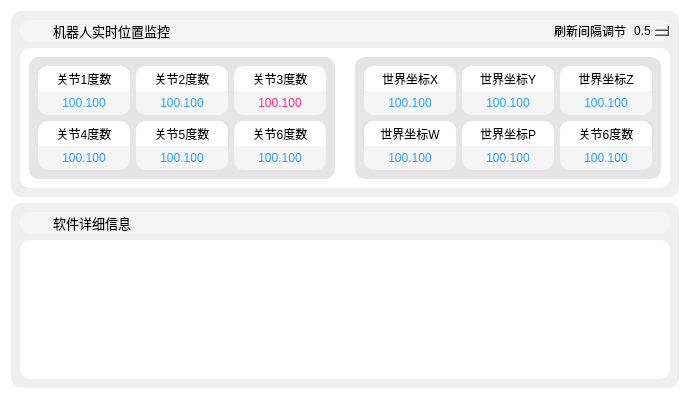
<?xml version="1.0" encoding="UTF-8"?>
<ui version="4.0">
 <class>Form</class>
 <widget class="QWidget" name="Form">
  <property name="geometry">
   <rect>
    <x>0</x>
    <y>0</y>
    <width>690</width>
    <height>399</height>
   </rect>
  </property>
  <property name="windowTitle">
   <string>Form</string>
  </property>
  <property name="styleSheet">
   <string notr="true">border-bottom-right-radius:10px;
border-top-right-radius:10px;
border-top-left-radius:10px;
border-bottom-left-radius:10px;
background-color: rgb(255, 255, 255);</string>
  </property>
  <layout class="QVBoxLayout" name="verticalLayout_16">
   <item>
    <widget class="QGroupBox" name="groupBox">
     <property name="styleSheet">
      <string notr="true">#groupBox{
background-color: rgb(239, 239, 239);
border-bottom-right-radius:10px;
border-top-right-radius:10px;
border-top-left-radius:10px;
border-bottom-left-radius:10px;
}</string>
     </property>
     <property name="title">
      <string/>
     </property>
     <layout class="QGridLayout" name="gridLayout">
      <item row="0" column="0">
       <widget class="QGroupBox" name="groupBox_8">
        <property name="styleSheet">
         <string notr="true">background-color: rgb(245, 245, 245);
border-bottom-right-radius:10px;
border-top-right-radius:10px;
border-top-left-radius:10px;
border-bottom-left-radius:10px;</string>
        </property>
        <property name="title">
         <string/>
        </property>
        <layout class="QGridLayout" name="gridLayout_2">
         <property name="leftMargin">
          <number>5</number>
         </property>
         <property name="topMargin">
          <number>0</number>
         </property>
         <property name="rightMargin">
          <number>0</number>
         </property>
         <property name="bottomMargin">
          <number>0</number>
         </property>
         <item row="1" column="0">
          <widget class="QLabel" name="label_29">
           <property name="minimumSize">
            <size>
             <width>22</width>
             <height>22</height>
            </size>
           </property>
           <property name="maximumSize">
            <size>
             <width>22</width>
             <height>22</height>
            </size>
           </property>
           <property name="text">
            <string/>
           </property>
           <property name="pixmap">
            <pixmap resource="img.qrc">:/vx/img/菜单管理.png</pixmap>
           </property>
           <property name="scaledContents">
            <bool>true</bool>
           </property>
          </widget>
         </item>
         <item row="1" column="1">
          <widget class="QLabel" name="label_30">
           <property name="font">
            <font>
             <family>黑体</family>
             <pointsize>10</pointsize>
            </font>
           </property>
           <property name="text">
            <string>机器人实时位置监控</string>
           </property>
          </widget>
         </item>
         <item row="1" column="4">
          <widget class="QDoubleSpinBox" name="doubleSpinBox">
           <property name="decimals">
            <number>1</number>
           </property>
           <property name="minimum">
            <double>0.500000000000000</double>
           </property>
           <property name="maximum">
            <double>2.000000000000000</double>
           </property>
           <property name="singleStep">
            <double>0.500000000000000</double>
           </property>
          </widget>
         </item>
         <item row="1" column="2">
          <spacer name="horizontalSpacer">
           <property name="orientation">
            <enum>Qt::Horizontal</enum>
           </property>
           <property name="sizeHint" stdset="0">
            <size>
             <width>40</width>
             <height>20</height>
            </size>
           </property>
          </spacer>
         </item>
         <item row="1" column="3">
          <widget class="QLabel" name="label_25">
           <property name="text">
            <string>刷新间隔调节</string>
           </property>
          </widget>
         </item>
        </layout>
       </widget>
      </item>
      <item row="1" column="0">
       <widget class="QGroupBox" name="groupBox_5">
        <property name="title">
         <string/>
        </property>
        <layout class="QHBoxLayout" name="horizontalLayout_5">
         <property name="spacing">
          <number>20</number>
         </property>
         <item>
          <widget class="QGroupBox" name="groupBox_3">
           <property name="styleSheet">
            <string notr="true">#groupBox_3{
	background-color: rgb(229, 229, 229);
}</string>
           </property>
           <property name="title">
            <string/>
           </property>
           <layout class="QVBoxLayout" name="verticalLayout_8">
            <item>
             <layout class="QHBoxLayout" name="horizontalLayout">
              <item>
               <layout class="QVBoxLayout" name="verticalLayout_2">
                <property name="spacing">
                 <number>0</number>
                </property>
                <item>
                 <widget class="QLabel" name="label">
                  <property name="minimumSize">
                   <size>
                    <width>90</width>
                    <height>25</height>
                   </size>
                  </property>
                  <property name="font">
                   <font>
                    <pointsize>9</pointsize>
                   </font>
                  </property>
                  <property name="styleSheet">
                   <string notr="true">background-color: rgb(255, 255, 255);
border-top-right-radius:10px;
border-top-left-radius:10px;
border-bottom-right-radius:0px;
border-bottom-left-radius:0px;</string>
                  </property>
                  <property name="text">
                   <string>关节1度数</string>
                  </property>
                  <property name="textFormat">
                   <enum>Qt::MarkdownText</enum>
                  </property>
                  <property name="alignment">
                   <set>Qt::AlignCenter</set>
                  </property>
                 </widget>
                </item>
                <item>
                 <widget class="QLabel" name="label_2">
                  <property name="minimumSize">
                   <size>
                    <width>90</width>
                    <height>24</height>
                   </size>
                  </property>
                  <property name="styleSheet">
                   <string notr="true">background-color: rgb(245, 245, 245);
border-top-right-radius:0px;
border-top-left-radius:0px;
border-bottom-right-radius:10px;
border-bottom-left-radius:10px;
color: rgb(41, 159, 255);</string>
                  </property>
                  <property name="text">
                   <string>100.100</string>
                  </property>
                  <property name="alignment">
                   <set>Qt::AlignCenter</set>
                  </property>
                 </widget>
                </item>
               </layout>
              </item>
              <item>
               <layout class="QVBoxLayout" name="verticalLayout_3">
                <property name="spacing">
                 <number>0</number>
                </property>
                <item>
                 <widget class="QLabel" name="label_3">
                  <property name="minimumSize">
                   <size>
                    <width>90</width>
                    <height>25</height>
                   </size>
                  </property>
                  <property name="font">
                   <font>
                    <pointsize>9</pointsize>
                   </font>
                  </property>
                  <property name="styleSheet">
                   <string notr="true">background-color: rgb(255, 255, 255);
border-top-right-radius:10px;
border-top-left-radius:10px;
border-bottom-right-radius:0px;
border-bottom-left-radius:0px;</string>
                  </property>
                  <property name="text">
                   <string>关节2度数</string>
                  </property>
                  <property name="textFormat">
                   <enum>Qt::MarkdownText</enum>
                  </property>
                  <property name="alignment">
                   <set>Qt::AlignCenter</set>
                  </property>
                 </widget>
                </item>
                <item>
                 <widget class="QLabel" name="label_4">
                  <property name="minimumSize">
                   <size>
                    <width>90</width>
                    <height>24</height>
                   </size>
                  </property>
                  <property name="styleSheet">
                   <string notr="true">background-color: rgb(245, 245, 245);
border-top-right-radius:0px;
border-top-left-radius:0px;
border-bottom-right-radius:10px;
border-bottom-left-radius:10px;
color: rgb(41, 159, 255);</string>
                  </property>
                  <property name="text">
                   <string>100.100</string>
                  </property>
                  <property name="alignment">
                   <set>Qt::AlignCenter</set>
                  </property>
                 </widget>
                </item>
               </layout>
              </item>
              <item>
               <layout class="QVBoxLayout" name="verticalLayout_4">
                <property name="spacing">
                 <number>0</number>
                </property>
                <item>
                 <widget class="QLabel" name="label_5">
                  <property name="minimumSize">
                   <size>
                    <width>90</width>
                    <height>25</height>
                   </size>
                  </property>
                  <property name="font">
                   <font>
                    <pointsize>9</pointsize>
                   </font>
                  </property>
                  <property name="styleSheet">
                   <string notr="true">background-color: rgb(255, 255, 255);
border-top-right-radius:10px;
border-top-left-radius:10px;
border-bottom-right-radius:0px;
border-bottom-left-radius:0px;</string>
                  </property>
                  <property name="text">
                   <string>关节3度数</string>
                  </property>
                  <property name="textFormat">
                   <enum>Qt::MarkdownText</enum>
                  </property>
                  <property name="alignment">
                   <set>Qt::AlignCenter</set>
                  </property>
                 </widget>
                </item>
                <item>
                 <widget class="QLabel" name="label_6">
                  <property name="minimumSize">
                   <size>
                    <width>90</width>
                    <height>24</height>
                   </size>
                  </property>
                  <property name="styleSheet">
                   <string notr="true">background-color: rgb(245, 245, 245);
border-top-right-radius:0px;
border-top-left-radius:0px;
border-bottom-right-radius:10px;
border-bottom-left-radius:10px;


color: rgb(255, 39, 125);</string>
                  </property>
                  <property name="text">
                   <string>100.100</string>
                  </property>
                  <property name="alignment">
                   <set>Qt::AlignCenter</set>
                  </property>
                 </widget>
                </item>
               </layout>
              </item>
             </layout>
            </item>
            <item>
             <layout class="QHBoxLayout" name="horizontalLayout_2">
              <item>
               <layout class="QVBoxLayout" name="verticalLayout_5">
                <property name="spacing">
                 <number>0</number>
                </property>
                <item>
                 <widget class="QLabel" name="label_7">
                  <property name="minimumSize">
                   <size>
                    <width>90</width>
                    <height>25</height>
                   </size>
                  </property>
                  <property name="font">
                   <font>
                    <pointsize>9</pointsize>
                   </font>
                  </property>
                  <property name="styleSheet">
                   <string notr="true">background-color: rgb(255, 255, 255);
border-top-right-radius:10px;
border-top-left-radius:10px;
border-bottom-right-radius:0px;
border-bottom-left-radius:0px;</string>
                  </property>
                  <property name="text">
                   <string>关节4度数</string>
                  </property>
                  <property name="textFormat">
                   <enum>Qt::MarkdownText</enum>
                  </property>
                  <property name="alignment">
                   <set>Qt::AlignCenter</set>
                  </property>
                 </widget>
                </item>
                <item>
                 <widget class="QLabel" name="label_8">
                  <property name="minimumSize">
                   <size>
                    <width>90</width>
                    <height>24</height>
                   </size>
                  </property>
                  <property name="styleSheet">
                   <string notr="true">background-color: rgb(245, 245, 245);
border-top-right-radius:0px;
border-top-left-radius:0px;
border-bottom-right-radius:10px;
border-bottom-left-radius:10px;
color: rgb(41, 159, 255);</string>
                  </property>
                  <property name="text">
                   <string>100.100</string>
                  </property>
                  <property name="alignment">
                   <set>Qt::AlignCenter</set>
                  </property>
                 </widget>
                </item>
               </layout>
              </item>
              <item>
               <layout class="QVBoxLayout" name="verticalLayout_6">
                <property name="spacing">
                 <number>0</number>
                </property>
                <item>
                 <widget class="QLabel" name="label_9">
                  <property name="minimumSize">
                   <size>
                    <width>90</width>
                    <height>25</height>
                   </size>
                  </property>
                  <property name="font">
                   <font>
                    <pointsize>9</pointsize>
                   </font>
                  </property>
                  <property name="styleSheet">
                   <string notr="true">background-color: rgb(255, 255, 255);
border-top-right-radius:10px;
border-top-left-radius:10px;
border-bottom-right-radius:0px;
border-bottom-left-radius:0px;</string>
                  </property>
                  <property name="text">
                   <string>关节5度数</string>
                  </property>
                  <property name="textFormat">
                   <enum>Qt::MarkdownText</enum>
                  </property>
                  <property name="alignment">
                   <set>Qt::AlignCenter</set>
                  </property>
                 </widget>
                </item>
                <item>
                 <widget class="QLabel" name="label_10">
                  <property name="minimumSize">
                   <size>
                    <width>90</width>
                    <height>24</height>
                   </size>
                  </property>
                  <property name="styleSheet">
                   <string notr="true">background-color: rgb(245, 245, 245);
border-top-right-radius:0px;
border-top-left-radius:0px;
border-bottom-right-radius:10px;
border-bottom-left-radius:10px;
color: rgb(41, 159, 255);</string>
                  </property>
                  <property name="text">
                   <string>100.100</string>
                  </property>
                  <property name="alignment">
                   <set>Qt::AlignCenter</set>
                  </property>
                 </widget>
                </item>
               </layout>
              </item>
              <item>
               <layout class="QVBoxLayout" name="verticalLayout_7">
                <property name="spacing">
                 <number>0</number>
                </property>
                <item>
                 <widget class="QLabel" name="label_11">
                  <property name="minimumSize">
                   <size>
                    <width>90</width>
                    <height>25</height>
                   </size>
                  </property>
                  <property name="font">
                   <font>
                    <pointsize>9</pointsize>
                   </font>
                  </property>
                  <property name="styleSheet">
                   <string notr="true">background-color: rgb(255, 255, 255);
border-top-right-radius:10px;
border-top-left-radius:10px;
border-bottom-right-radius:0px;
border-bottom-left-radius:0px;</string>
                  </property>
                  <property name="text">
                   <string>关节6度数</string>
                  </property>
                  <property name="textFormat">
                   <enum>Qt::MarkdownText</enum>
                  </property>
                  <property name="alignment">
                   <set>Qt::AlignCenter</set>
                  </property>
                 </widget>
                </item>
                <item>
                 <widget class="QLabel" name="label_12">
                  <property name="minimumSize">
                   <size>
                    <width>90</width>
                    <height>24</height>
                   </size>
                  </property>
                  <property name="styleSheet">
                   <string notr="true">background-color: rgb(245, 245, 245);
border-top-right-radius:0px;
border-top-left-radius:0px;
border-bottom-right-radius:10px;
border-bottom-left-radius:10px;
color: rgb(41, 159, 255);</string>
                  </property>
                  <property name="text">
                   <string>100.100</string>
                  </property>
                  <property name="alignment">
                   <set>Qt::AlignCenter</set>
                  </property>
                 </widget>
                </item>
               </layout>
              </item>
             </layout>
            </item>
           </layout>
          </widget>
         </item>
         <item>
          <widget class="QGroupBox" name="groupBox_4">
           <property name="styleSheet">
            <string notr="true">#groupBox_4{
	background-color: rgb(229, 229, 229);
}</string>
           </property>
           <property name="title">
            <string/>
           </property>
           <layout class="QVBoxLayout" name="verticalLayout_9">
            <item>
             <layout class="QHBoxLayout" name="horizontalLayout_3">
              <item>
               <layout class="QVBoxLayout" name="verticalLayout_10">
                <property name="spacing">
                 <number>0</number>
                </property>
                <item>
                 <widget class="QLabel" name="label_13">
                  <property name="minimumSize">
                   <size>
                    <width>90</width>
                    <height>25</height>
                   </size>
                  </property>
                  <property name="font">
                   <font>
                    <pointsize>9</pointsize>
                   </font>
                  </property>
                  <property name="styleSheet">
                   <string notr="true">background-color: rgb(255, 255, 255);
border-top-right-radius:10px;
border-top-left-radius:10px;
border-bottom-right-radius:0px;
border-bottom-left-radius:0px;</string>
                  </property>
                  <property name="text">
                   <string>世界坐标X</string>
                  </property>
                  <property name="textFormat">
                   <enum>Qt::MarkdownText</enum>
                  </property>
                  <property name="alignment">
                   <set>Qt::AlignCenter</set>
                  </property>
                 </widget>
                </item>
                <item>
                 <widget class="QLabel" name="label_14">
                  <property name="minimumSize">
                   <size>
                    <width>90</width>
                    <height>24</height>
                   </size>
                  </property>
                  <property name="styleSheet">
                   <string notr="true">background-color: rgb(245, 245, 245);
border-top-right-radius:0px;
border-top-left-radius:0px;
border-bottom-right-radius:10px;
border-bottom-left-radius:10px;
color: rgb(41, 159, 255);</string>
                  </property>
                  <property name="text">
                   <string>100.100</string>
                  </property>
                  <property name="alignment">
                   <set>Qt::AlignCenter</set>
                  </property>
                 </widget>
                </item>
               </layout>
              </item>
              <item>
               <layout class="QVBoxLayout" name="verticalLayout_11">
                <property name="spacing">
                 <number>0</number>
                </property>
                <item>
                 <widget class="QLabel" name="label_15">
                  <property name="minimumSize">
                   <size>
                    <width>90</width>
                    <height>25</height>
                   </size>
                  </property>
                  <property name="font">
                   <font>
                    <pointsize>9</pointsize>
                   </font>
                  </property>
                  <property name="styleSheet">
                   <string notr="true">background-color: rgb(255, 255, 255);
border-top-right-radius:10px;
border-top-left-radius:10px;
border-bottom-right-radius:0px;
border-bottom-left-radius:0px;</string>
                  </property>
                  <property name="text">
                   <string>世界坐标Y</string>
                  </property>
                  <property name="textFormat">
                   <enum>Qt::MarkdownText</enum>
                  </property>
                  <property name="alignment">
                   <set>Qt::AlignCenter</set>
                  </property>
                 </widget>
                </item>
                <item>
                 <widget class="QLabel" name="label_16">
                  <property name="minimumSize">
                   <size>
                    <width>90</width>
                    <height>24</height>
                   </size>
                  </property>
                  <property name="styleSheet">
                   <string notr="true">background-color: rgb(245, 245, 245);
border-top-right-radius:0px;
border-top-left-radius:0px;
border-bottom-right-radius:10px;
border-bottom-left-radius:10px;
color: rgb(41, 159, 255);</string>
                  </property>
                  <property name="text">
                   <string>100.100</string>
                  </property>
                  <property name="alignment">
                   <set>Qt::AlignCenter</set>
                  </property>
                 </widget>
                </item>
               </layout>
              </item>
              <item>
               <layout class="QVBoxLayout" name="verticalLayout_12">
                <property name="spacing">
                 <number>0</number>
                </property>
                <item>
                 <widget class="QLabel" name="label_17">
                  <property name="minimumSize">
                   <size>
                    <width>90</width>
                    <height>25</height>
                   </size>
                  </property>
                  <property name="font">
                   <font>
                    <pointsize>9</pointsize>
                   </font>
                  </property>
                  <property name="styleSheet">
                   <string notr="true">background-color: rgb(255, 255, 255);
border-top-right-radius:10px;
border-top-left-radius:10px;
border-bottom-right-radius:0px;
border-bottom-left-radius:0px;</string>
                  </property>
                  <property name="text">
                   <string>世界坐标Z</string>
                  </property>
                  <property name="textFormat">
                   <enum>Qt::MarkdownText</enum>
                  </property>
                  <property name="alignment">
                   <set>Qt::AlignCenter</set>
                  </property>
                 </widget>
                </item>
                <item>
                 <widget class="QLabel" name="label_18">
                  <property name="minimumSize">
                   <size>
                    <width>90</width>
                    <height>24</height>
                   </size>
                  </property>
                  <property name="styleSheet">
                   <string notr="true">background-color: rgb(245, 245, 245);
border-top-right-radius:0px;
border-top-left-radius:0px;
border-bottom-right-radius:10px;
border-bottom-left-radius:10px;
color: rgb(41, 159, 255);</string>
                  </property>
                  <property name="text">
                   <string>100.100</string>
                  </property>
                  <property name="alignment">
                   <set>Qt::AlignCenter</set>
                  </property>
                 </widget>
                </item>
               </layout>
              </item>
             </layout>
            </item>
            <item>
             <layout class="QHBoxLayout" name="horizontalLayout_4">
              <item>
               <layout class="QVBoxLayout" name="verticalLayout_13">
                <property name="spacing">
                 <number>0</number>
                </property>
                <item>
                 <widget class="QLabel" name="label_19">
                  <property name="minimumSize">
                   <size>
                    <width>90</width>
                    <height>25</height>
                   </size>
                  </property>
                  <property name="font">
                   <font>
                    <pointsize>9</pointsize>
                   </font>
                  </property>
                  <property name="styleSheet">
                   <string notr="true">background-color: rgb(255, 255, 255);
border-top-right-radius:10px;
border-top-left-radius:10px;
border-bottom-right-radius:0px;
border-bottom-left-radius:0px;</string>
                  </property>
                  <property name="text">
                   <string>世界坐标W</string>
                  </property>
                  <property name="textFormat">
                   <enum>Qt::MarkdownText</enum>
                  </property>
                  <property name="alignment">
                   <set>Qt::AlignCenter</set>
                  </property>
                 </widget>
                </item>
                <item>
                 <widget class="QLabel" name="label_20">
                  <property name="minimumSize">
                   <size>
                    <width>90</width>
                    <height>24</height>
                   </size>
                  </property>
                  <property name="styleSheet">
                   <string notr="true">background-color: rgb(245, 245, 245);
border-top-right-radius:0px;
border-top-left-radius:0px;
border-bottom-right-radius:10px;
border-bottom-left-radius:10px;
color: rgb(41, 159, 255);</string>
                  </property>
                  <property name="text">
                   <string>100.100</string>
                  </property>
                  <property name="alignment">
                   <set>Qt::AlignCenter</set>
                  </property>
                 </widget>
                </item>
               </layout>
              </item>
              <item>
               <layout class="QVBoxLayout" name="verticalLayout_14">
                <property name="spacing">
                 <number>0</number>
                </property>
                <item>
                 <widget class="QLabel" name="label_21">
                  <property name="minimumSize">
                   <size>
                    <width>90</width>
                    <height>25</height>
                   </size>
                  </property>
                  <property name="font">
                   <font>
                    <pointsize>9</pointsize>
                   </font>
                  </property>
                  <property name="styleSheet">
                   <string notr="true">background-color: rgb(255, 255, 255);
border-top-right-radius:10px;
border-top-left-radius:10px;
border-bottom-right-radius:0px;
border-bottom-left-radius:0px;</string>
                  </property>
                  <property name="text">
                   <string>世界坐标P</string>
                  </property>
                  <property name="textFormat">
                   <enum>Qt::MarkdownText</enum>
                  </property>
                  <property name="alignment">
                   <set>Qt::AlignCenter</set>
                  </property>
                 </widget>
                </item>
                <item>
                 <widget class="QLabel" name="label_22">
                  <property name="minimumSize">
                   <size>
                    <width>90</width>
                    <height>24</height>
                   </size>
                  </property>
                  <property name="styleSheet">
                   <string notr="true">background-color: rgb(245, 245, 245);
border-top-right-radius:0px;
border-top-left-radius:0px;
border-bottom-right-radius:10px;
border-bottom-left-radius:10px;
color: rgb(41, 159, 255);</string>
                  </property>
                  <property name="text">
                   <string>100.100</string>
                  </property>
                  <property name="alignment">
                   <set>Qt::AlignCenter</set>
                  </property>
                 </widget>
                </item>
               </layout>
              </item>
              <item>
               <layout class="QVBoxLayout" name="verticalLayout_15">
                <property name="spacing">
                 <number>0</number>
                </property>
                <item>
                 <widget class="QLabel" name="label_23">
                  <property name="minimumSize">
                   <size>
                    <width>90</width>
                    <height>25</height>
                   </size>
                  </property>
                  <property name="font">
                   <font>
                    <pointsize>9</pointsize>
                   </font>
                  </property>
                  <property name="styleSheet">
                   <string notr="true">background-color: rgb(255, 255, 255);
border-top-right-radius:10px;
border-top-left-radius:10px;
border-bottom-right-radius:0px;
border-bottom-left-radius:0px;</string>
                  </property>
                  <property name="text">
                   <string>关节6度数</string>
                  </property>
                  <property name="textFormat">
                   <enum>Qt::MarkdownText</enum>
                  </property>
                  <property name="alignment">
                   <set>Qt::AlignCenter</set>
                  </property>
                 </widget>
                </item>
                <item>
                 <widget class="QLabel" name="label_24">
                  <property name="minimumSize">
                   <size>
                    <width>90</width>
                    <height>24</height>
                   </size>
                  </property>
                  <property name="styleSheet">
                   <string notr="true">background-color: rgb(245, 245, 245);
border-top-right-radius:0px;
border-top-left-radius:0px;
border-bottom-right-radius:10px;
border-bottom-left-radius:10px;
color: rgb(41, 159, 255);</string>
                  </property>
                  <property name="text">
                   <string>100.100</string>
                  </property>
                  <property name="alignment">
                   <set>Qt::AlignCenter</set>
                  </property>
                 </widget>
                </item>
               </layout>
              </item>
             </layout>
            </item>
           </layout>
          </widget>
         </item>
        </layout>
       </widget>
      </item>
     </layout>
    </widget>
   </item>
   <item>
    <widget class="QGroupBox" name="groupBox_7">
     <property name="styleSheet">
      <string notr="true">background-color: rgb(239, 239, 239);
border-bottom-right-radius:10px;
border-top-right-radius:10px;
border-top-left-radius:10px;
border-bottom-left-radius:10px;</string>
     </property>
     <property name="title">
      <string/>
     </property>
     <layout class="QGridLayout" name="gridLayout_3">
      <item row="0" column="0">
       <widget class="QGroupBox" name="groupBox_10">
        <property name="styleSheet">
         <string notr="true">background-color: rgb(245, 245, 245);
border-bottom-right-radius:10px;
border-top-right-radius:10px;
border-top-left-radius:10px;
border-bottom-left-radius:10px;</string>
        </property>
        <property name="title">
         <string/>
        </property>
        <layout class="QGridLayout" name="gridLayout_6">
         <property name="leftMargin">
          <number>5</number>
         </property>
         <property name="topMargin">
          <number>0</number>
         </property>
         <property name="rightMargin">
          <number>0</number>
         </property>
         <property name="bottomMargin">
          <number>0</number>
         </property>
         <item row="1" column="1">
          <widget class="QLabel" name="label_57">
           <property name="font">
            <font>
             <family>黑体</family>
             <pointsize>10</pointsize>
            </font>
           </property>
           <property name="text">
            <string>软件详细信息</string>
           </property>
          </widget>
         </item>
         <item row="1" column="0">
          <widget class="QLabel" name="label_58">
           <property name="minimumSize">
            <size>
             <width>22</width>
             <height>22</height>
            </size>
           </property>
           <property name="maximumSize">
            <size>
             <width>22</width>
             <height>22</height>
            </size>
           </property>
           <property name="text">
            <string/>
           </property>
           <property name="pixmap">
            <pixmap resource="img.qrc">:/vx/img/重命名.png</pixmap>
           </property>
           <property name="scaledContents">
            <bool>true</bool>
           </property>
          </widget>
         </item>
        </layout>
       </widget>
      </item>
      <item row="1" column="0">
       <widget class="QTextEdit" name="textEdit">
        <property name="styleSheet">
         <string notr="true">background-color: rgb(255, 255, 255);</string>
        </property>
       </widget>
      </item>
     </layout>
    </widget>
   </item>
  </layout>
 </widget>
 <resources>
  <include location="img.qrc"/>
  <include location="img.qrc"/>
 </resources>
 <connections/>
</ui>
